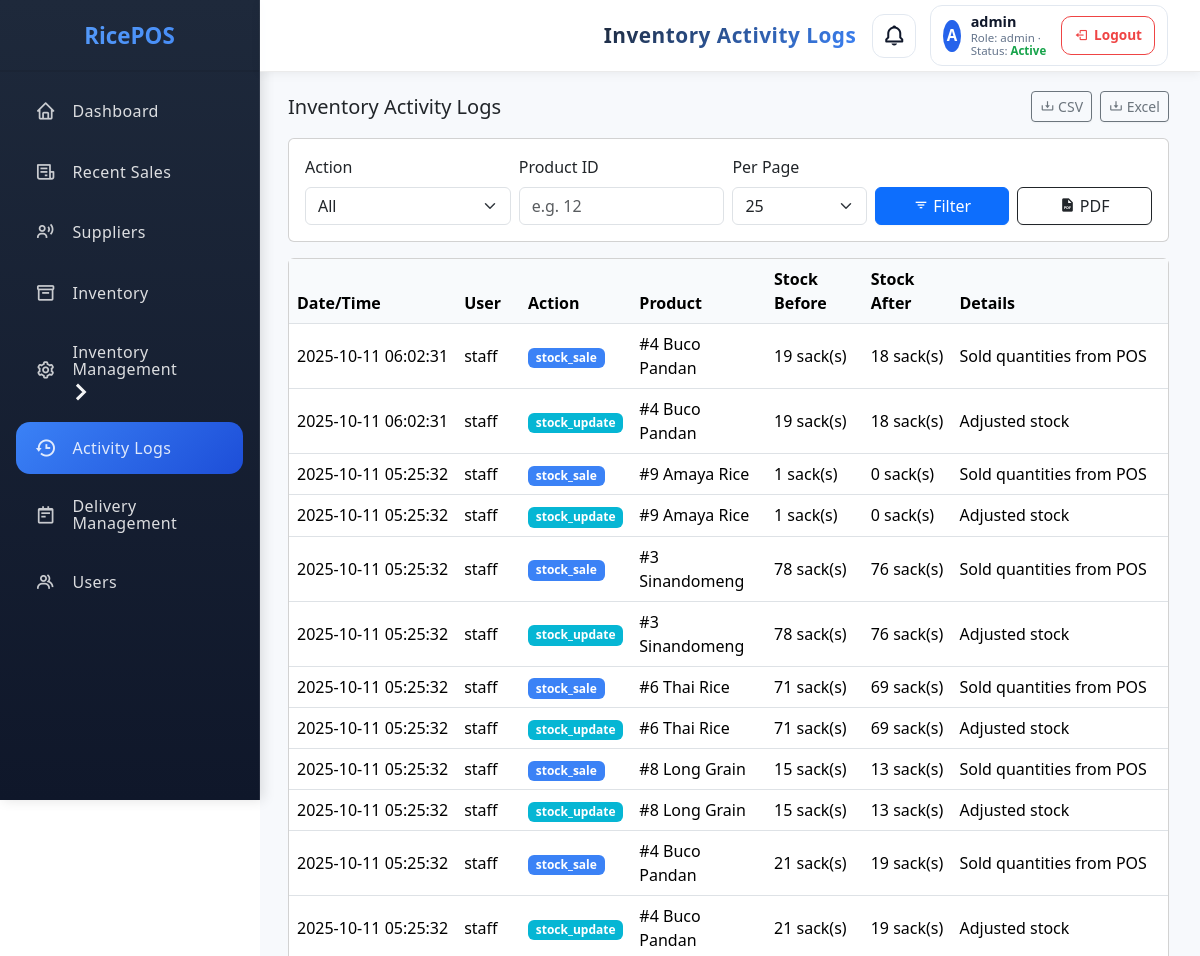
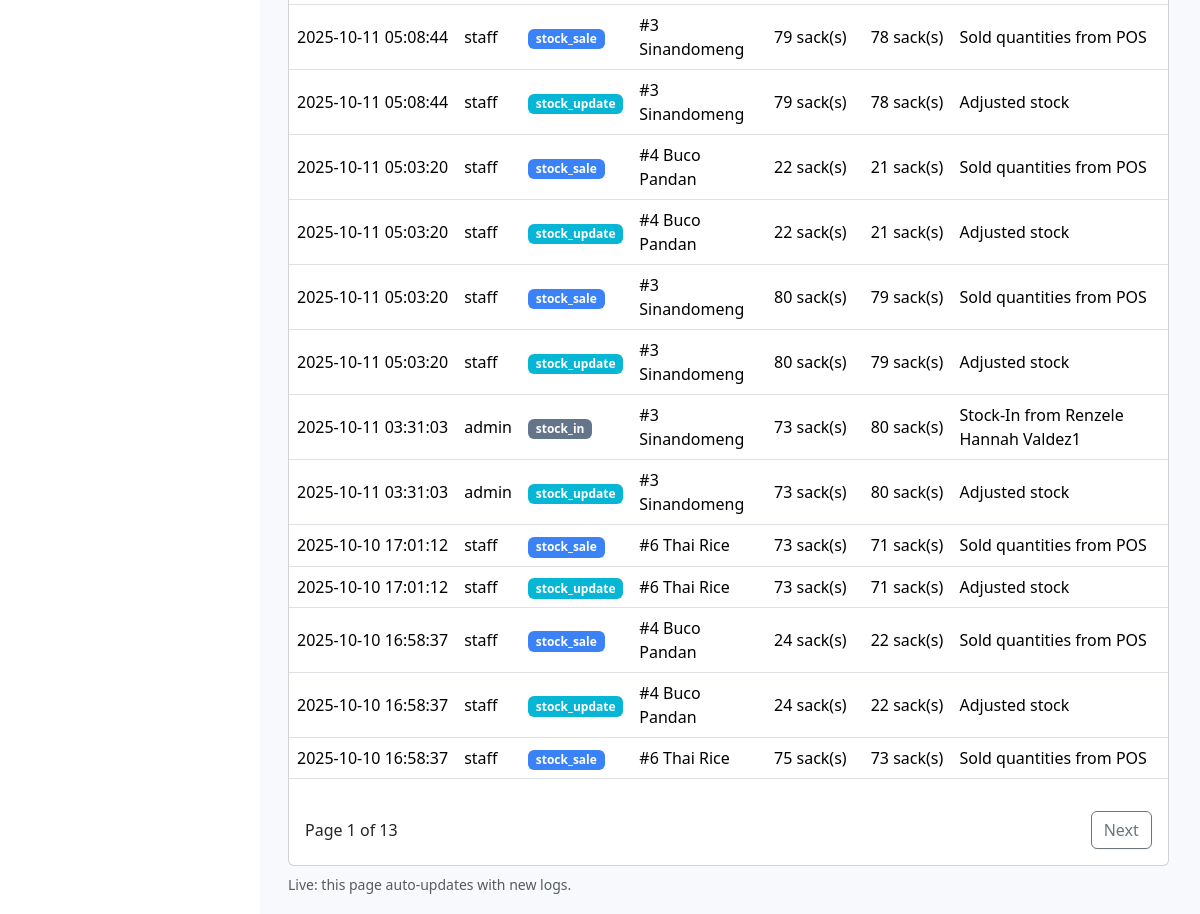
Screenshot of /public/inventory_logs.php (signed in) with the database file from the repository (2 pictures, top to bottom).
### tables this page shows
CREATE TABLE `inventory_activity_logs` (
  `id` bigint UNSIGNED NOT NULL,
  `created_at` timestamp NOT NULL DEFAULT CURRENT_TIMESTAMP,
  `user_id` int DEFAULT NULL,
  `username` varchar(100) DEFAULT NULL,
  `action` varchar(50) NOT NULL,
  `product_id` int DEFAULT NULL,
  `product_name` varchar(255) DEFAULT NULL,
  `details` text,
  `stock_before_kg` decimal(10,2) DEFAULT NULL,
  `stock_before_sack` decimal(10,2) DEFAULT NULL,
  `stock_after_kg` decimal(10,2) DEFAULT NULL,
  `stock_after_sack` decimal(10,2) DEFAULT NULL,
  `ip_address` varchar(64) DEFAULT NULL,
  `user_agent` varchar(255) DEFAULT NULL
);

### includes/auth.php (called while the page is built, shortened)
<?php
function is_admin() {
    return isset($_SESSION['role']) && $_SESSION['role'] === 'admin';
}

### public/inventory_logs.php (the view, shortened to what this page needs)
<?php
require_once __DIR__ . '/../includes/auth.php';
$pdo = Database::getInstance()->getConnection();
$page = max(1, (int)($_GET['page'] ?? 1));
$limit = max(10, min(100, (int)($_GET['limit'] ?? 25)));
$offset = ($page - 1) * $limit;
$action = trim($_GET['action'] ?? '');
$productId = isset($_GET['product_id']) ? (int)$_GET['product_id'] : null;
$where = [];
$whereSql = $where ? ('WHERE ' . implode(' AND ', $where)) : '';
$countSql = "SELECT COUNT(*) AS c FROM inventory_activity_logs $whereSql";
$countStmt = $pdo->prepare($countSql);
$countStmt->execute();
$total = (int)$countStmt->fetch()['c'];
$stmt = $pdo->prepare("SELECT * FROM inventory_activity_logs $whereSql ORDER BY created_at DESC, id DESC LIMIT :lim OFFSET :off");
$stmt->bindValue(':lim', $limit, PDO::PARAM_INT);
$stmt->bindValue(':off', $offset, PDO::PARAM_INT);
$stmt->execute();
$logs = $stmt->fetchAll();
$actions = [
    'product_add' => 'success',
    'product_update' => 'warning',
    'product_delete' => 'danger',
    'stock_update' => 'info',
    'stock_sale' => 'primary',
    'product_activate' => 'success',
    'product_hide' => 'secondary',
];
?>
<!DOCTYPE html>
<html lang="en">
<head>
    <?php $cssVer = @filemtime(__DIR__ . '/assets/css/style.css') ?: time(); ?>
    <link rel="stylesheet" href="assets/css/style.css?v=<?php echo $cssVer; ?>">
    <link href="https://cdn.jsdelivr.net/npm/bootstrap@5.3.2/dist/css/bootstrap.min.css" rel="stylesheet">
    <link href='https://unpkg.com/boxicons@2.1.4/css/boxicons.min.css' rel='stylesheet'>
</head>
<body>
<?php $activePage = 'inventory_logs.php'; $pageTitle = 'Inventory Activity Logs'; include __DIR__ . '/../includes/sidebar.php'; include __DIR__ . '/../includes/header.php'; ?>
<main class="main-content">
    <div class="container">
        <div class="d-flex justify-content-between align-items-center mb-3">
            <h5 class="m-0">Inventory Activity Logs</h5>
            <div class="d-flex gap-2">
                <a class="btn btn-sm btn-outline-secondary" href="export_logs.php?format=csv<?php echo $action?('&action='.urlencode($action)) : '';?><?php echo $productId?('&product_id='.(int)$productId):''; ?>"><i class='bx bx-download'></i> CSV</a>
                <a class="btn btn-sm btn-outline-secondary" href="export_logs.php?format=xlsx<?php echo $action?('&action='.urlencode($action)) : '';?><?php echo $productId?('&product_id='.(int)$productId):''; ?>"><i class='bx bx-download'></i> Excel</a>
            </div>
        </div>
        <div class="card mb-3">
            <div class="card-body">
                <form class="row g-2" method="get">
                    <div class="col-md-3">
                        <label class="form-label">Action</label>
                        <select class="form-select" name="action">
                            <option value="">All</option>
                        </select>
                    </div>
                    <div class="col-md-3">
                        <label class="form-label">Product ID</label>
                        <input type="number" class="form-control" name="product_id" value="<?php echo $productId?:''; ?>" placeholder="e.g. 12">
                    </div>
                    <div class="col-md-2">
                        <label class="form-label">Per Page</label>
                        <select class="form-select" name="limit">
                            <?php foreach ([10,25,50,100] as $l): ?>
                                <option value="<?php echo $l; ?>" <?php echo $limit===$l?'selected':''; ?>><?php echo $l; ?></option>
                            <?php endforeach; ?>
                        </select>
                    </div>
                    <div class="col-md-2 d-flex align-items-end">
                        <button class="btn btn-primary w-100" type="submit"><i class='bx bx-filter'></i> Filter</button>
                    </div>
                    <div class="col-md-2 d-flex align-items-end">
                        <a class="btn btn-outline-dark w-100" href="export_logs_pdf.php<?php echo $action?('?action='.urlencode($action)) : '';?><?php echo (!$action && $productId)?('?product_id='.(int)$productId):($productId?('&product_id='.(int)$productId):''); ?>" target="_blank"><i class='bx bxs-file-pdf'></i> PDF</a>
                    </div>
                </form>
            </div>
        </div>
        <div class="card">
            <div class="table-responsive">
                <table class="table table-hover align-middle">
                    <thead>
                        <tr>
                            <th>Date/Time</th>
                            <th>User</th>
                            <th>Action</th>
                            <th>Product</th>
                            <th>Stock Before</th>
                            <th>Stock After</th>
                            <th>Details</th>
                        </tr>
                    </thead>
                    <tbody id="logs-body">
                        <?php foreach ($logs as $log): $color = $actions[$log['action']] ?? 'secondary'; ?>
                            <tr data-id="<?php echo (int)$log['id']; ?>">
                                <td style="white-space:nowrap; font-variant-numeric: tabular-nums;"><?php echo htmlspecialchars($log['created_at']); ?></td>
                                <td><?php echo htmlspecialchars($log['username'] ?: ('User#'.($log['user_id'] ?? '-'))); ?></td>
                                <td><span class="badge badge-<?php echo $color; ?>"><?php echo htmlspecialchars($log['action']); ?></span></td>
                                <td><?php echo $log['product_id'] ? ('#'.(int)$log['product_id'].' '.htmlspecialchars($log['product_name'] ?? '')) : '-'; ?></td>
                                <td><?php echo ($log['stock_before_sack'] !== null ? (float)$log['stock_before_sack'] : '-') . ' sack(s)'; ?></td>
                                <td><?php echo ($log['stock_after_sack'] !== null ? (float)$log['stock_after_sack'] : '-') . ' sack(s)'; ?></td>
                                <td class="log-details"><?php echo htmlspecialchars($log['details'] ?? ''); ?></td>
                            </tr>
                        <?php endforeach; ?>
                    </tbody>
                </table>
            </div>
            <div class="card-body d-flex justify-content-between align-items-center">
                <div>Page <?php echo $page; ?> of <?php echo max(1, ceil($total / $limit)); ?></div>
                <div class="btn-group">
                    <?php if ($offset + $limit < $total): $next = $page + 1; ?>
                        <a class="btn btn-outline-secondary" href="?page=<?php echo $next; ?>&limit=<?php echo $limit; ?><?php echo $action?('&action='.urlencode($action)) : '';?><?php echo $productId?('&product_id='.(int)$productId):''; ?>">Next</a>
                    <?php endif; ?>
                </div>
            </div>
        </div>
        <div class="small text-muted mt-2">Live: this page auto-updates with new logs.</div>
    </div>
</main>
</body>
</html>

### includes/sidebar.php (shortened to what this page needs)
<?php
$isAdmin = false;
if (function_exists('is_admin')) {
    $isAdmin = is_admin();
}
$userRole = isset($_SESSION['role']) ? $_SESSION['role'] : '';
$isDeliveryStaff = ($userRole === 'delivery_staff');
function nav_active($pageName, $activePage)
{
    return isset($activePage) && $activePage === $pageName ? 'active' : '';
}
?>
<aside class="sidebar <?php if (!$isAdmin) { echo 'sidebar-staff'; } ?>">
    <div class="nav-brand">RicePOS</div>
    <div class="nav-links">
        <?php if (!$isDeliveryStaff): ?>
        <a href="dashboard.php" class="<?php echo nav_active('dashboard.php', $activePage); ?>"><i class='bx bx-home'></i> <span class="nav-label">Dashboard</span></a>
        <a href="recent_sales.php" class="<?php echo nav_active('recent_sales.php', $activePage); ?>"><i class='bx bx-receipt'></i> <span class="nav-label">Recent Sales</span></a>
        <?php endif; ?>
        <?php if ($isAdmin): ?>
            <a href="suppliers.php" class="<?php echo nav_active('suppliers.php', $activePage); ?>"><i class='bx bx-user-voice'></i> <span class="nav-label">Suppliers</span></a>
        <?php endif; ?>
        <?php if (!$isDeliveryStaff): ?>
            <a href="inventory.php" class="<?php echo nav_active('inventory.php', $activePage); ?>"><i class='bx bx-box'></i> <span class="nav-label">Inventory</span></a>
        <?php endif; ?>
        <?php if ($isAdmin): ?>
            <?php $invSubPages = ['stock_in.php','stock_out.php','inventory_reports.php']; $invOpen = in_array($activePage, $invSubPages); $invCount = count($invSubPages); ?>
            <div class="nav-parent <?php echo $invOpen ? 'open' : ''; ?>" id="invMgmtParent">
                <a href="javascript:void(0)" onclick="toggleSubmenu('invMgmt')" style="display:flex; align-items:center; gap:1rem;" aria-expanded="<?php echo $invOpen ? 'true' : 'false'; ?>" aria-controls="invMgmt" id="invMgmtToggle">
                    <i class='bx bx-cog'></i>
                    <span class="nav-textcol">
                        <span>
                            <span class="nav-label">Inventory<br>Management</span>
                        </span>
                        <span class="nav-arrow" aria-hidden="true"></span>
                    </span>
                </a>
            </div>
            <a href="inventory_logs.php" class="<?php echo nav_active('inventory_logs.php', $activePage); ?>"><i class='bx bx-history'></i> <span class="nav-label">Activity Logs</span></a>
        <?php endif; ?>
        <?php if (!$isDeliveryStaff): ?>
            <a href="delivery_management.php" class="<?php echo nav_active('delivery_management.php', $activePage); ?>">
                <i class='bx bx-notepad'></i>
                <span class="nav-label">Delivery<br>Management</span>
            </a>
        <?php endif; ?>
        <?php if ($isAdmin): ?>
            <a href="users.php" class="<?php echo nav_active('users.php', $activePage); ?>"><i class='bx bx-group'></i> <span class="nav-label">Users</span></a>
        <?php endif; ?>
    </div>
</aside>

### includes/header.php (shortened to what this page needs)
<?php
$computedTitle = 'RicePOS';
if (isset($pageTitle) && trim((string)$pageTitle) !== '') {
    $computedTitle = (string)$pageTitle;
} else if (isset($activePage) && is_string($activePage)) {
    $map = [
        'dashboard.php' => 'Dashboard',
        'recent_sales.php' => 'Recent Sales',
        'suppliers.php' => 'Supplier Management',
        'inventory.php' => 'Inventory Management',
        'inventory_logs.php' => 'Inventory Activity Logs',
        'pos.php' => 'Point of Sale',
        'delivery.php' => 'Delivery',
        'delivery_management.php' => 'Delivery Management',
        'users.php' => 'User Management',
        'products.php' => 'Product Management',
    ];
    if (isset($map[$activePage])) {
        $computedTitle = $map[$activePage];
    } else {
        $t = preg_replace('/\.php$/i', '', $activePage);
        $t = str_replace(['_', '-'], ' ', (string)$t);
        $computedTitle = ucwords($t);
    }
}
?>
<header class="app-header" role="banner" aria-label="Page header">
    <div class="app-header-left">
    </div>
    <div class="app-header-title" aria-live="polite"><?php echo htmlspecialchars($computedTitle, ENT_QUOTES); ?></div>
    <div class="app-header-right">
        <?php $__isAdmin = isset($_SESSION['role']) && $_SESSION['role'] === 'admin'; $__isDelivery = isset($_SESSION['role']) && $_SESSION['role'] === 'delivery_staff'; if ($__isAdmin || $__isDelivery): ?>
        <div class="notif-wrap" aria-live="polite">
            <button type="button" id="notifBell" class="notif-bell" aria-expanded="false" aria-controls="notifDropdown" title="Notifications">
                <i class='bx bx-bell'></i>
            </button>
        </div>
        <?php endif; ?>
        <?php if (isset($_SESSION['username'])):
            $u = $_SESSION['username'];
            $r = $_SESSION['role'] ?? 'staff';
            $initials = strtoupper(substr($u,0,1));
        ?>
        <div class="user-chip" title="Signed in as <?php echo htmlspecialchars($u.' ('.$r.')'); ?>">
            <div class="avatar" aria-hidden="true"><?php echo htmlspecialchars($initials); ?></div>
            <div class="meta">
                <div class="name"><?php echo htmlspecialchars($u); ?></div>
                <div class="sub">Role: <?php echo htmlspecialchars($r); ?> · Status: <span class="status-badge">Active</span></div>
            </div>
            <button type="button" class="logout-btn" onclick="confirmLogout()"><i class='bx bx-log-out'></i> Logout</button>
        </div>
        <?php endif; ?>
    </div>
</header>

### public/inventory_logs.php (style rules this page uses)
.badge-info { background:#06b6d4 }
.badge-primary { background:#3b82f6 }
.badge-secondary { background:#64748b }
.log-details { white-space: pre-wrap; color:#334155 }
.table thead th { position: sticky; top: 0; background: #f8fafc; z-index: 1; }

### includes/sidebar.php (style rules this page uses)
.nav-parent { cursor:pointer; position:relative; }
.nav-parent > a { white-space: normal; overflow: visible; }
.nav-parent .nav-arrow { display:inline-block; margin-left:0; margin-top:2px; width:12px; height:12px; border-right:3px solid rgba(255,255,255,0.95); border-bottom:3px solid rgba(255,255,255,0.95); transform: rotate(-45deg); transition: transform 0.22s ease; flex: 0 0 auto; color: #fff; align-self:flex-start; }
.nav-textcol { display:flex; flex-direction:column; gap:4px; flex:1 1 auto; }

### includes/header.php (style rules this page uses)
:root { --sidebar-width:260px; --header-height:72px; }
.app-header { position: fixed; top: 0; left: var(--sidebar-width, 260px); width: calc(100% - var(--sidebar-width, 260px)); height: var(--header-height, 72px); background: rgba(255,255,255,0.95); backdrop-filter: none; -webkit-backdrop-filter: none; border-bottom:1px solid rgba(0,0,0,0.08); z-index: 120; display:grid; grid-template-columns: 1fr auto 1fr; align-items:center; padding: 0 2rem; box-shadow: 0 2px 10px rgba(0,0,0,0.06); box-sizing: border-box; }
.main-content { margin-left: var(--sidebar-width, 260px); padding-top: var(--header-height, 72px); min-height: 100vh; width: auto; max-width: 100%; }
.app-header-title { font-weight: 900; letter-spacing: 0.4px; color: #0f172a; text-align:center; font-size: 1.5rem; }
.app-header-right { display:flex; justify-content:flex-end; align-items:center; padding-right: 0; }
.app-header-left { display:flex; align-items:center; }
.notif-wrap { position: relative; margin-right: 14px; }
.notif-bell { position: relative; border:1px solid #e2e8f0; background:rgba(255,255,255,0.9); border-radius:12px; width:44px; height:44px; display:grid; place-items:center; cursor:pointer; transition: background 0.2s ease, box-shadow 0.2s ease, transform 0.1s ease; }
.notif-bell i { font-size: 24px; color:#0f172a; }
.user-chip { display:flex; align-items:center; gap:10px; padding:8px 12px; border:1px solid #e2e8f0; border-radius: 12px; background:rgba(255,255,255,0.9); backdrop-filter: none; -webkit-backdrop-filter: none; transition: background 0.2s ease, box-shadow 0.2s ease, transform 0.1s ease; }
.user-chip .avatar { width:32px; height:32px; border-radius: 50%; background:#2563eb; color:#fff; display:grid; place-items:center; font-weight:800; font-size: 0.95rem; }
.user-chip .meta { display:flex; flex-direction:column; line-height:1.15; }
.user-chip .name { font-weight:800; color:#0f172a; font-size: 0.9rem; }
.user-chip .sub { font-size: 0.72rem; color:#64748b; }
.user-chip .status-badge { color:#16a34a; font-weight:800; }
.logout-btn { border:1px solid #ef4444; color:#ef4444; background:rgba(255,255,255,0.9); border-radius:10px; padding:8px 12px; font-weight:600; display:inline-flex; align-items:center; gap:6px; font-size: 0.85rem; transition: all 0.2s ease; }

### rows the page displays
inventory_activity_logs: created_at "2025-10-11 06:02:31", username "staff", action "stock_sale", product "4", product_name "Buco Pandan", stock_before_sack "19", stock_after_sack "18", details "Sold quantities from POS"
inventory_activity_logs: created_at "2025-10-11 06:02:31", username "staff", action "stock_update", product "4", product_name "Buco Pandan", stock_before_sack "19", stock_after_sack "18", details "Adjusted stock"
inventory_activity_logs: created_at "2025-10-11 05:25:32", username "staff", action "stock_sale", product "9", product_name "Amaya Rice", stock_before_sack "1", stock_after_sack "0", details "Sold quantities from POS"
inventory_activity_logs: created_at "2025-10-11 05:25:32", username "staff", action "stock_update", product "9", product_name "Amaya Rice", stock_before_sack "1", stock_after_sack "0", details "Adjusted stock"
inventory_activity_logs: created_at "2025-10-11 05:25:32", username "staff", action "stock_sale", product "3", product_name "Sinandomeng", stock_before_sack "78", stock_after_sack "76", details "Sold quantities from POS"
inventory_activity_logs: created_at "2025-10-11 05:25:32", username "staff", action "stock_update", product "3", product_name "Sinandomeng", stock_before_sack "78", stock_after_sack "76", details "Adjusted stock"
inventory_activity_logs: created_at "2025-10-11 05:25:32", username "staff", action "stock_sale", product "6", product_name "Thai Rice", stock_before_sack "71", stock_after_sack "69", details "Sold quantities from POS"
inventory_activity_logs: created_at "2025-10-11 05:25:32", username "staff", action "stock_update", product "6", product_name "Thai Rice", stock_before_sack "71", stock_after_sack "69", details "Adjusted stock"
inventory_activity_logs: created_at "2025-10-11 05:25:32", username "staff", action "stock_sale", product "8", product_name "Long Grain", stock_before_sack "15", stock_after_sack "13", details "Sold quantities from POS"
inventory_activity_logs: created_at "2025-10-11 05:25:32", username "staff", action "stock_update", product "8", product_name "Long Grain", stock_before_sack "15", stock_after_sack "13", details "Adjusted stock"
inventory_activity_logs: created_at "2025-10-11 05:25:32", username "staff", action "stock_sale", product "4", product_name "Buco Pandan", stock_before_sack "21", stock_after_sack "19", details "Sold quantities from POS"
inventory_activity_logs: created_at "2025-10-11 05:25:32", username "staff", action "stock_update", product "4", product_name "Buco Pandan", stock_before_sack "21", stock_after_sack "19", details "Adjusted stock"
inventory_activity_logs: created_at "2025-10-11 05:08:44", username "staff", action "stock_sale", product "3", product_name "Sinandomeng", stock_before_sack "79", stock_after_sack "78", details "Sold quantities from POS"
inventory_activity_logs: created_at "2025-10-11 05:08:44", username "staff", action "stock_update", product "3", product_name "Sinandomeng", stock_before_sack "79", stock_after_sack "78", details "Adjusted stock"
inventory_activity_logs: created_at "2025-10-11 05:03:20", username "staff", action "stock_sale", product "4", product_name "Buco Pandan", stock_before_sack "22", stock_after_sack "21", details "Sold quantities from POS"
inventory_activity_logs: created_at "2025-10-11 05:03:20", username "staff", action "stock_update", product "4", product_name "Buco Pandan", stock_before_sack "22", stock_after_sack "21", details "Adjusted stock"
inventory_activity_logs: created_at "2025-10-11 05:03:20", username "staff", action "stock_sale", product "3", product_name "Sinandomeng", stock_before_sack "80", stock_after_sack "79", details "Sold quantities from POS"
inventory_activity_logs: created_at "2025-10-11 05:03:20", username "staff", action "stock_update", product "3", product_name "Sinandomeng", stock_before_sack "80", stock_after_sack "79", details "Adjusted stock"
inventory_activity_logs: created_at "2025-10-11 03:31:03", username "admin", action "stock_in", product "3", product_name "Sinandomeng", stock_before_sack "73", stock_after_sack "80", details "Stock-In from Renzele Hannah Valdez1"
inventory_activity_logs: created_at "2025-10-11 03:31:03", username "admin", action "stock_update", product "3", product_name "Sinandomeng", stock_before_sack "73", stock_after_sack "80", details "Adjusted stock"
inventory_activity_logs: created_at "2025-10-10 17:01:12", username "staff", action "stock_sale", product "6", product_name "Thai Rice", stock_before_sack "73", stock_after_sack "71", details "Sold quantities from POS"
inventory_activity_logs: created_at "2025-10-10 17:01:12", username "staff", action "stock_update", product "6", product_name "Thai Rice", stock_before_sack "73", stock_after_sack "71", details "Adjusted stock"
inventory_activity_logs: created_at "2025-10-10 16:58:37", username "staff", action "stock_sale", product "4", product_name "Buco Pandan", stock_before_sack "24", stock_after_sack "22", details "Sold quantities from POS"
inventory_activity_logs: created_at "2025-10-10 16:58:37", username "staff", action "stock_update", product "4", product_name "Buco Pandan", stock_before_sack "24", stock_after_sack "22", details "Adjusted stock"
inventory_activity_logs: created_at "2025-10-10 16:58:37", username "staff", action "stock_sale", product "6", product_name "Thai Rice", stock_before_sack "75", stock_after_sack "73", details "Sold quantities from POS"

### other values shown
$computedTitle "Inventory Activity Logs"
$initials "A"
$u "admin"
$r "admin"
$page "1"
max(1, ceil($total / $limit)) "13"
form field limit "25"
